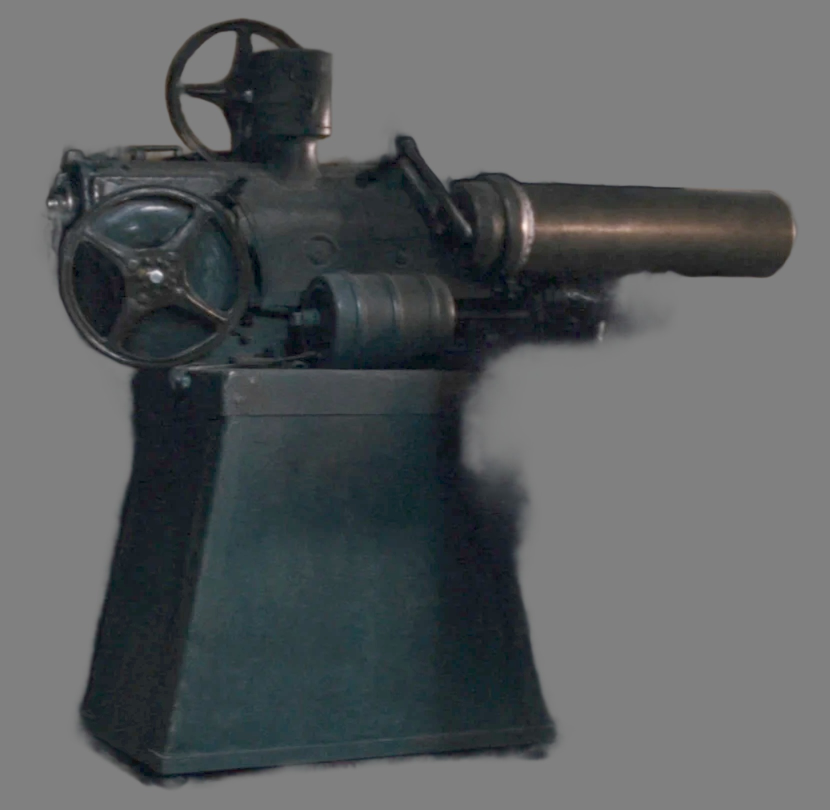
#> input picture videos/kling-4/assets/props/picks/PROJECTOR.jpg, 1660 x 1620 px (shown at 1/2 size)
$ python build_prop_sheets.py
#> lines starting #> are read from the running program, lines starting #| are printed output that depends on the picture
"""Builds the projector sheet and the labelled props board from assets/props/picks.

Every other prop is a single museum still on grey, so its pick is its sheet. The projector gets
a two-view sheet, both views lifted from the location plates so it can never drift from the room:
the machine cut out of BOOTH and set on grey, and the lamp-house end cropped from BOOTH_PORT_WALL.
No text goes on a sheet (it would leak into generations); the board is for picking only.
"""
import os

from PIL import Image, ImageDraw, ImageFont

ROOT = os.path.join(os.path.dirname(os.path.abspath(__file__)), "..", "assets", "props")
PICKS = os.path.join(ROOT, "picks")
GREY = (128, 128, 128)
H = 1333  # same height as the character sheets

BOARD = [
    ("@PROJECTOR", "PROJECTOR.jpg", "cut out of the BOOTH plate"),
    ("@PROJECTOR (back)", "PROJECTOR_BACK.jpg", "cropped from BOOTH_PORT_WALL"),
    ("@FILM_REEL", "FILM_REEL.jpg", "Soul Cinema, round 1"),
    ("@FILM_CANS", "FILM_CANS.jpg", "Soul Cinema, round 2"),
    ("@CRATE", "CRATE.jpg", "Soul Cinema, round 2"),
    ("@BOOTH_LAMP", "BOOTH_LAMP.jpg", "Soul Cinema, round 1"),
    ("@SWITCH", "SWITCH.jpg", "Soul Cinema, round 1"),
    ("@MARQUEE", "MARQUEE.jpg", "cropped from CINEMA_EXT_LIT"),
]


def at_height(im, h):
    return im.resize((round(im.width * h / im.height), h), Image.LANCZOS)


def projector_sheet():
    front = at_height(Image.open(os.path.join(PICKS, "PROJECTOR.jpg")).convert("RGB"), H)
    back = at_height(Image.open(os.path.join(PICKS, "PROJECTOR_BACK.jpg")).convert("RGB"), H)
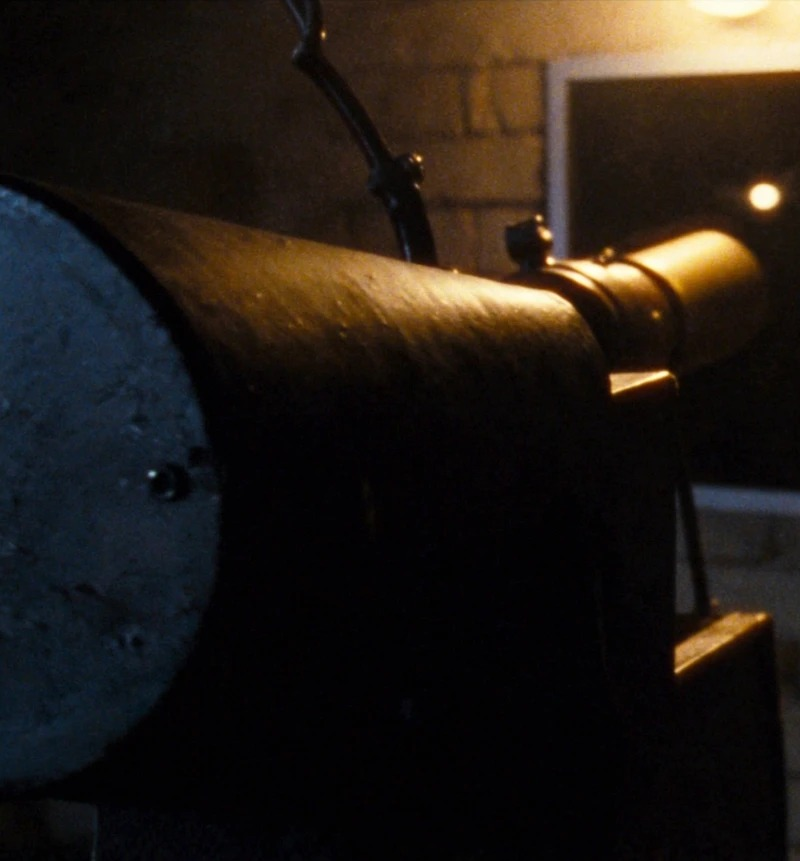
#> input picture videos/kling-4/assets/props/picks/PROJECTOR_BACK.jpg, 800 x 861 px
    sheet = Image.new("RGB", (front.width + back.width, H), GREY)
#> sheet: PIL image 2605x1333 RGB; every value is 128
    sheet.paste(front, (0, 0))
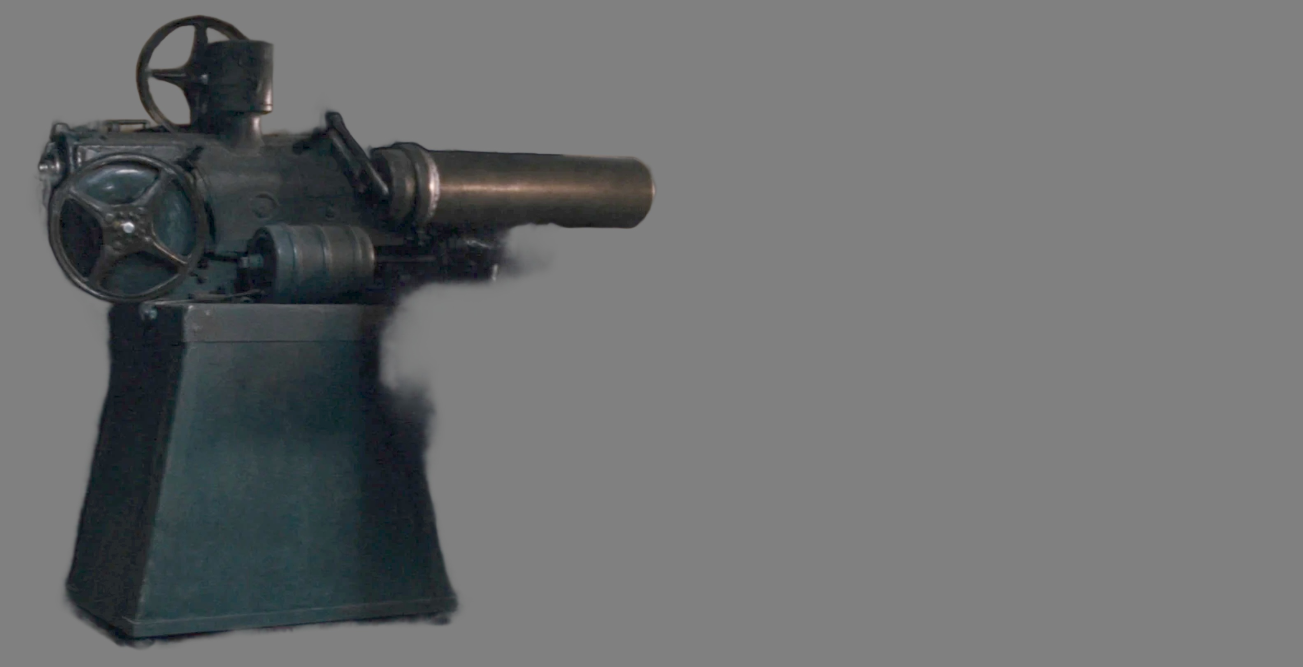
#> sheet: PIL image 2605x1333 RGB (shown at 1/2 size); mean R, G, B 108.1, 110, 110.8
    sheet.paste(back, (front.width, 0))
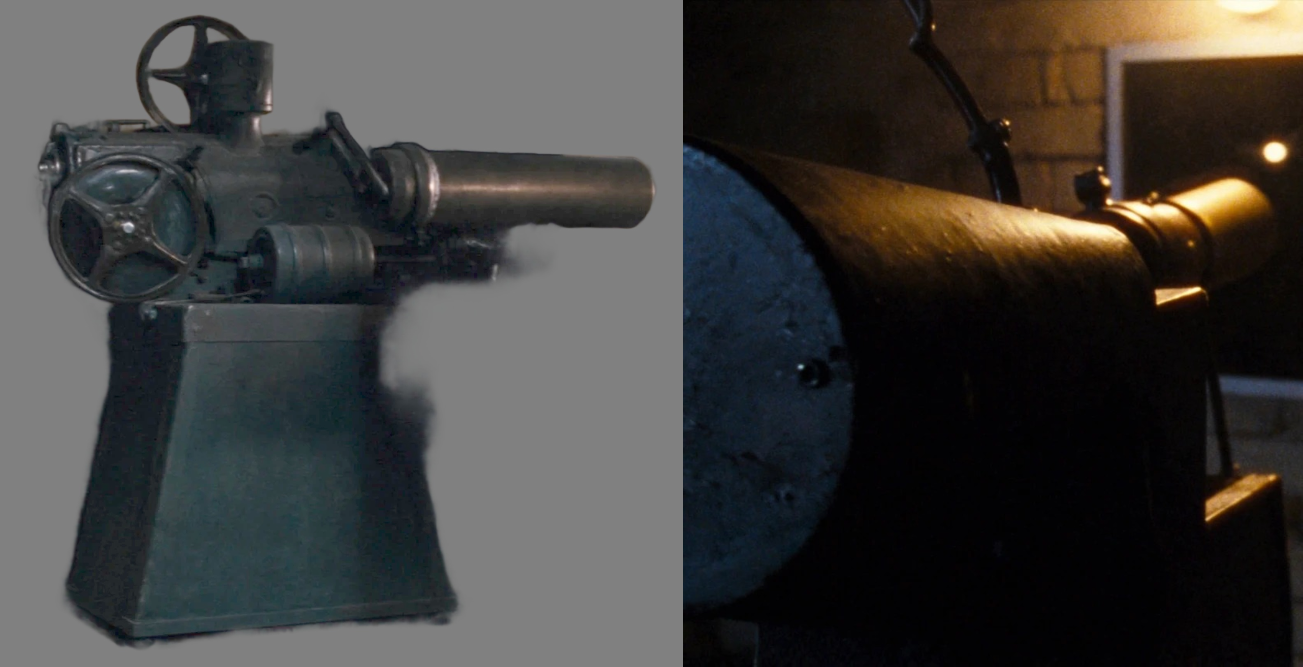
#> sheet: PIL image 2605x1333 RGB (shown at 1/2 size); mean R, G, B 63.3, 62.2, 60.4
    out = os.path.join(ROOT, "SHEET_PROJECTOR.jpg")
    sheet.save(out, quality=92)
    return out, sheet.size


def board(cols=4, cell=(760, 428), pad=24, cap=64):
#> called with cols = 4, cell = (760, 428), pad = 24, cap = 64
    font = ImageFont.truetype("/usr/share/fonts/truetype/dejavu/DejaVuSans-Bold.ttf", 26)
    small = ImageFont.truetype("/usr/share/fonts/truetype/dejavu/DejaVuSans.ttf", 20)
    rows = -(-len(BOARD) // cols)
    W = cols * cell[0] + (cols + 1) * pad
    Hb = rows * (cell[1] + cap) + (rows + 1) * pad
    img = Image.new("RGB", (W, Hb), (18, 18, 20))
    d = ImageDraw.Draw(img)
    for i, (tag, fn, src) in enumerate(BOARD):
        r, c = divmod(i, cols)
        x = pad + c * (cell[0] + pad)
        y = pad + r * (cell[1] + cap + pad)
        im = Image.open(os.path.join(PICKS, fn)).convert("RGB")
#> im is the input picture: PIL image 1660x1620 RGB; mean R, G, B 90.1, 93.6, 95.1
        im.thumbnail(cell, Image.LANCZOS)
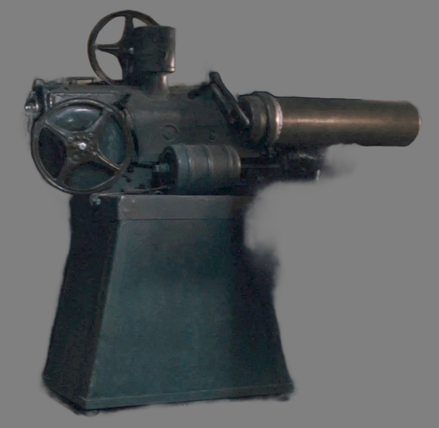
#> im: PIL image 439x428 RGB; mean R, G, B 90.1, 93.6, 95.1
        tile = Image.new("RGB", cell, GREY)
#> tile: PIL image 760x428 RGB; every value is 128
        tile.paste(im, ((cell[0] - im.width) // 2, (cell[1] - im.height) // 2))
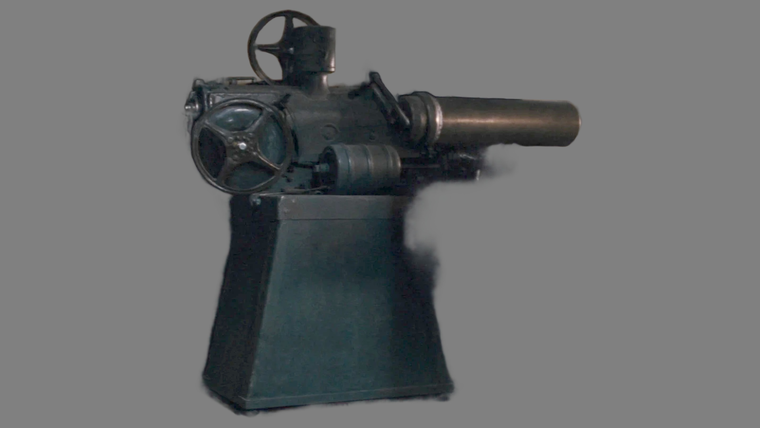
#> tile: PIL image 760x428 RGB; mean R, G, B 106.1, 108.1, 109
        img.paste(tile, (x, y))
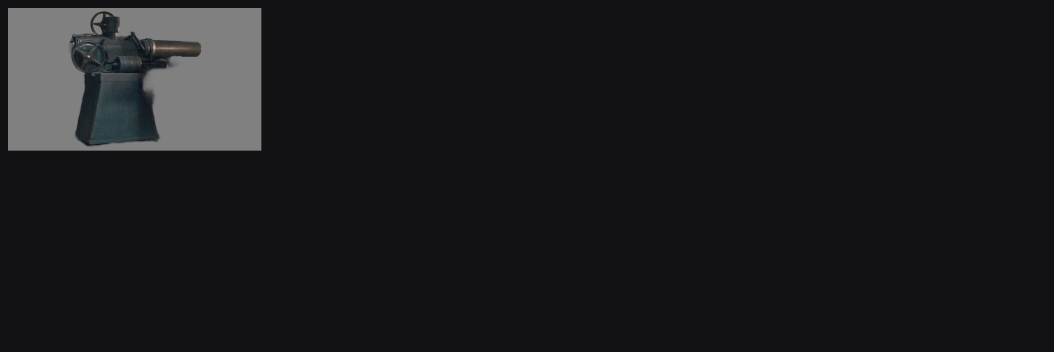
#> img: PIL image 3160x1056 RGB (shown at 1/3 size); mean R, G, B 26.6, 26.8, 28.7
#> pass 3 of the loop in board, `for i, (tag, fn, src) in enumerate(BOARD):`:
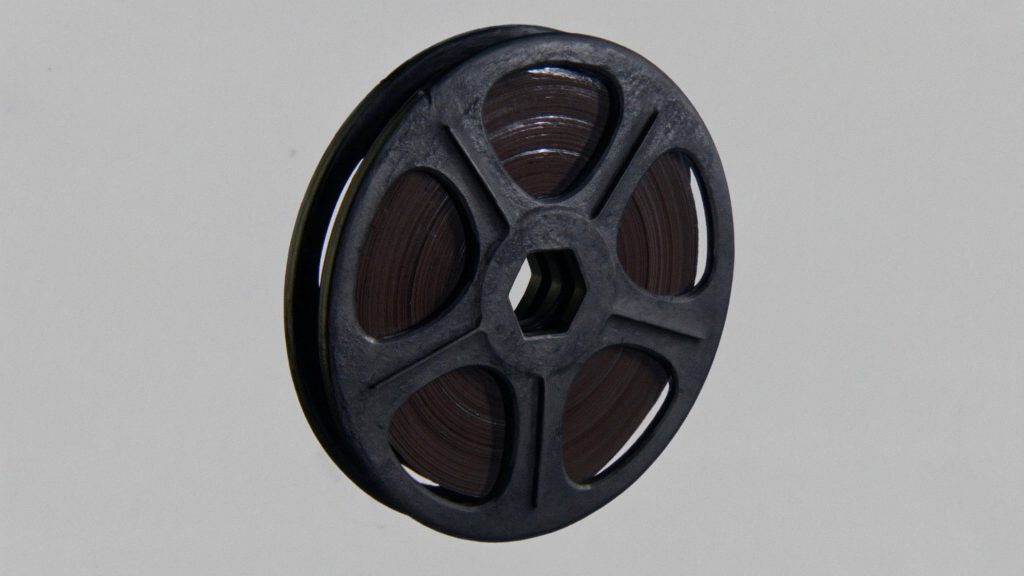
#> input picture videos/kling-4/assets/props/picks/FILM_REEL.jpg, 2048 x 1152 px (shown at 1/2 size)
#> in board, im is the input picture: PIL image 2048x1152 RGB; mean R, G, B 141.5, 141.3, 142.4
#> in board, `im.thumbnail(cell, Image.LANCZOS)`:
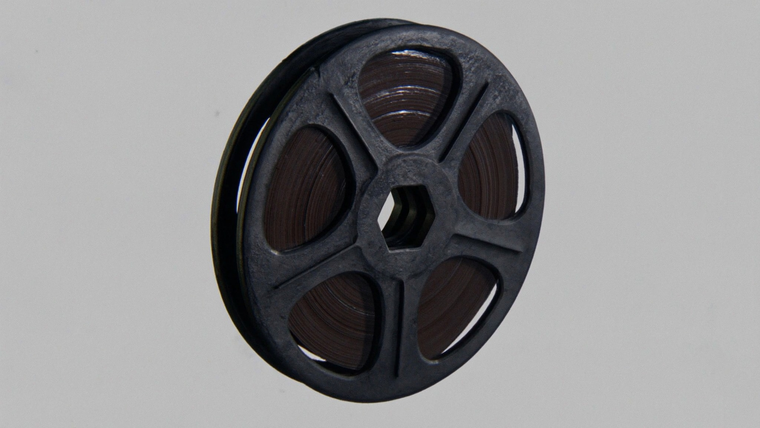
#> im: PIL image 760x428 RGB; mean R, G, B 141.5, 141.3, 142.4
#> in board, `img.paste(tile, (x, y))`:
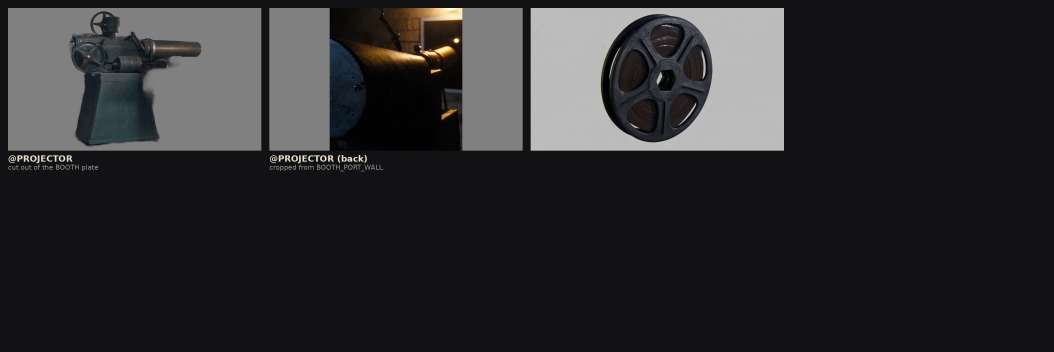
#> img: PIL image 3160x1056 RGB (shown at 1/3 size); mean R, G, B 44.9, 44.8, 46.1
#> the loop made 7 passes; the first 3 are shown
        d.text((x, y + cell[1] + 8), tag, font=font, fill=(235, 225, 205))
        d.text((x, y + cell[1] + 38), src, font=small, fill=(150, 150, 155))
    out = os.path.join(ROOT, "PROPS_BOARD.jpg")
    img.save(out, quality=88)
    return out, img.size


if __name__ == "__main__":
    print(*projector_sheet())
#> (the run stopped early here; a loop or call above may not have finished)
